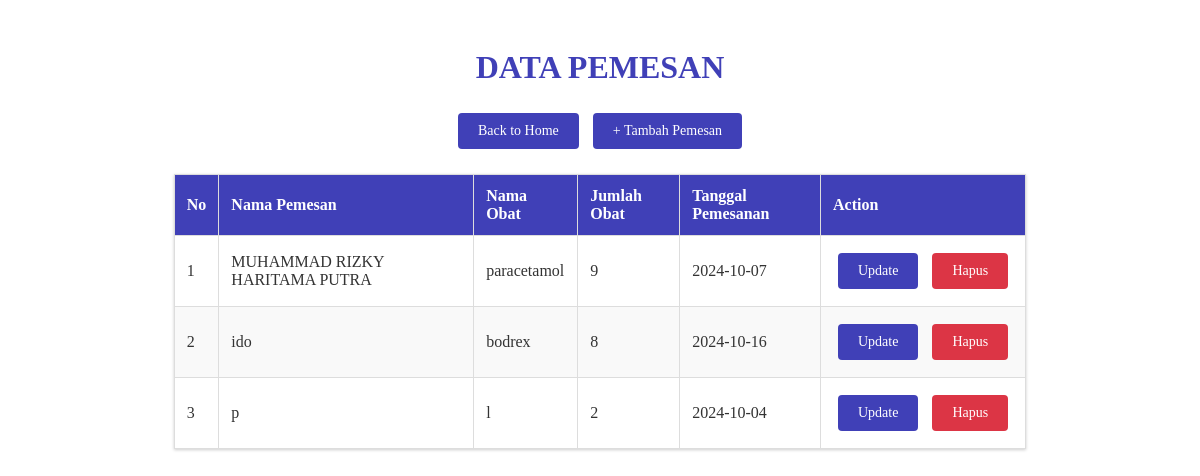
The page /data_pesanan.php on the database its author committed.
### tables this page shows
CREATE TABLE `pemesanan` (
  `id` int(11) NOT NULL,
  `nama_pemesan` varchar(255) NOT NULL,
  `nama_obat` varchar(255) NOT NULL,
  `jumlah_obat` int(11) NOT NULL,
  `tanggal_pemesanan` date NOT NULL
);

### data_pesanan.php (the view, shortened to what this page needs)
<?php
  include('koneksi.php');
?>
<!DOCTYPE html>
<html lang="en">
<head>
</head>
<body>
    <div class="container">
        <h1>Data Pemesan</h1>
        <div style="text-align: center;">
            <a href="index.html" class="btn">Back to Home</a>
            <a href="tambah.php" class="btn">+ Tambah Pemesan</a>
        </div>
        <table>
            <thead>
                <tr>
                    <th>No</th>
                    <th>Nama Pemesan</th>
                    <th>Nama Obat</th>
                    <th>Jumlah Obat</th>
                    <th>Tanggal Pemesanan</th>
                    <th>Action</th>
                </tr>
            </thead>
            <tbody>
            <?php
            try {
                $query = "SELECT * FROM pemesanan ORDER BY id ASC";
                $result = mysqli_query($koneksi, $query);
                $no = 1;
                while ($row = mysqli_fetch_assoc($result)) {
                    $tanggal = isset($row['tanggal_pemesanan']) ? htmlspecialchars($row['tanggal_pemesanan']) : 'Tidak ada tanggal';
            ?>
                    <tr>
                        <td><?php echo $no; ?></td>
                        <td><?php echo htmlspecialchars($row['nama_pemesan']); ?></td>
                        <td><?php echo htmlspecialchars($row['nama_obat']); ?></td>
                        <td><?php echo htmlspecialchars($row['jumlah_obat']); ?></td>
                        <td><?php echo $tanggal; ?></td>
                        <td class="action-column">
                            <a href="update.php?id=<?php echo $row['id']; ?>" class="btn">Update</a>
                            <a href="hapus.php?id=<?php echo $row['id']; ?>"
                               onclick="return confirm('Anda yakin akan menghapus data ini?')"
                               class="btn btn-delete">Hapus</a>
                        </td>
                    </tr>
            <?php
                    $no++;
                }
            } catch (Exception $e) {
                echo '<tr><td colspan="6" class="alert alert-danger">Error: ' . $e->getMessage() . '</td></tr>';
            }
            ?>
            </tbody>
        </table>
    </div>
</body>
</html>

### data_pesanan.php (style rules this page uses)
* { font-family: "Trebuchet MS"; }
h1 { text-transform: uppercase; color: rgb(64, 64, 183); text-align: center; }
table { border: 1px solid #ddd; border-collapse: collapse; border-spacing: 0; width: 80%; margin: 20px auto; background-color: white; box-shadow: 0 1px 3px rgba(0,0,0,0.2); }
table thead th { background-color: rgb(64, 64, 183); border: 1px solid #ddd; color: white; padding: 12px; text-align: left; text-shadow: none; }
table tbody td { border: 1px solid #ddd; color: #333; padding: 12px; }
table tbody tr:nth-child(even) { background-color: #f9f9f9; }
.btn { background-color: rgb(64, 64, 183); color: white; padding: 10px 20px; text-decoration: none; font-size: 14px; border-radius: 4px; display: inline-block; margin: 5px; transition: background-color 0.3s; }
.btn-delete { background-color: #dc3545; }
.container { width: 90%; margin: 0 auto; padding: 20px; }
.action-column { white-space: nowrap; }

### rows shown on the page
pemesanan: nama_pemesan "MUHAMMAD RIZKY HARITAMA PUTRA", nama_obat "paracetamol", jumlah_obat "9", tanggal_pemesanan "2024-10-07"
pemesanan: nama_pemesan "ido", nama_obat "bodrex", jumlah_obat "8", tanggal_pemesanan "2024-10-16"
pemesanan: nama_pemesan "p", nama_obat "l", jumlah_obat "2", tanggal_pemesanan "2024-10-04"
